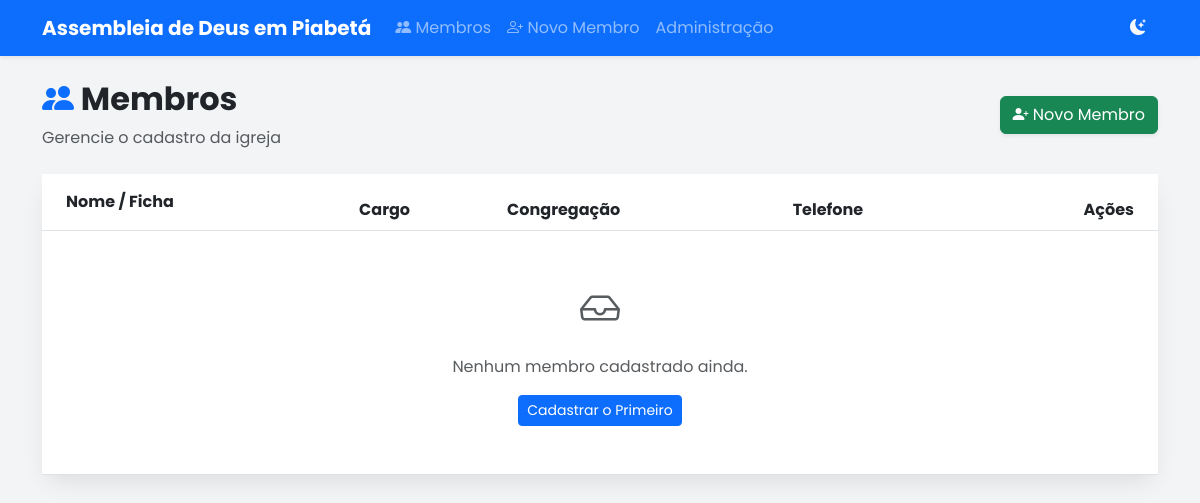
/, run on an earlier commit of the app's database.
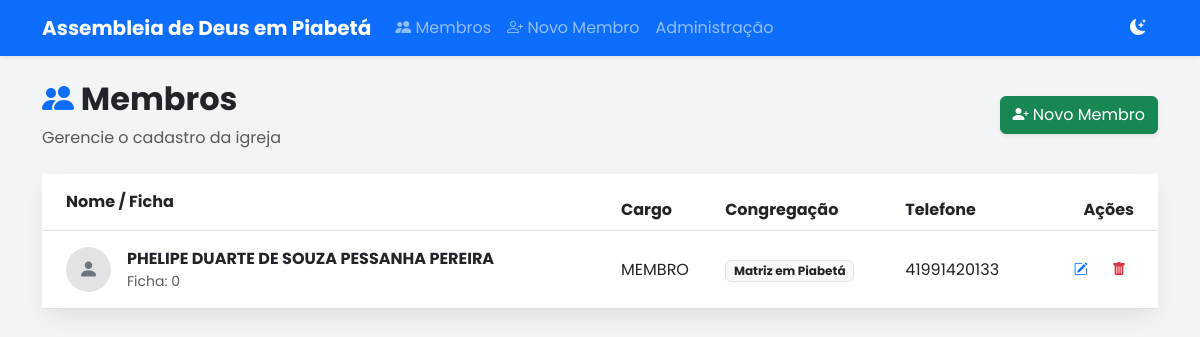
And on a later commit of the database.
### membros/models.py (models this page shows, shortened)
class Membro(models.Model):
    numero_ficha = models.PositiveIntegerField(unique=True, verbose_name="Nº da Ficha", help_text="Número de identificação na igreja")
    foto = models.ImageField(upload_to='fotos_membros/', blank=True, null=True, verbose_name="Foto do Membro")
    nome_completo = models.CharField(max_length=200)
    data_nascimento = models.DateField(verbose_name="Data de Nascimento")
    naturalidade = models.CharField(max_length=100, help_text="Cidade/Estado", blank=True, null=True)
    cpf = models.CharField(max_length=14, unique=True, verbose_name="CPF")
    rg = models.CharField(max_length=20, verbose_name="RG", blank=True, null=True)
    orgao_expedidor = models.CharField(max_length=20, verbose_name="Órgão Exp.", blank=True, null=True)
    ESTADO_CIVIL_CHOICES = [
        ('SOLTEIRO', 'Solteiro(a)'),
        ('CASADO', 'Casado(a)'),
        ('VIUVO', 'Viúvo(a)'),
        ('DIVORCIADO', 'Divorciado(a)'),
    ]
    estado_civil = models.CharField(max_length=20, choices=ESTADO_CIVIL_CHOICES)
    profissao = models.CharField(max_length=100, verbose_name="Profissão", blank=True, null=True)
    nome_pai = models.CharField(max_length=200, verbose_name="Nome do Pai", blank=True, null=True)
    nome_mae = models.CharField(max_length=200, verbose_name="Nome da Mãe", blank=True, null=True)
    endereco = models.CharField(max_length=200, verbose_name="Endereço")
    numero = models.CharField(max_length=20, verbose_name="Nº")
    complemento = models.CharField(max_length=100, blank=True, null=True)
    bairro = models.CharField(max_length=100)
    cep = models.CharField(max_length=9, verbose_name="CEP")
    cidade = models.CharField(max_length=100)
    uf = models.CharField(max_length=2, verbose_name="UF", default='RJ') # Mudei para RJ conforme sua ficha
    telefone = models.CharField(max_length=20, verbose_name="Celular/WhatsApp")
    email = models.EmailField(blank=True, null=True)
    data_batismo_aguas = models.DateField(verbose_name="Batismo nas Águas", blank=True, null=True)
    data_batismo_espirito = models.DateField(verbose_name="Batismo no Espírito Santo", blank=True, null=True)
    CARGO_CHOICES = [
        ('MEMBRO', 'Membro'),
        ('AUXILIAR', 'Auxiliar'),
        ('DIACONO', 'Diácono'),
        ('PRESBITERO', 'Presbítero'),
        ('EVANGELISTA', 'Evangelista'),
        ('PASTOR', 'Pastor'),
        ('OUTRO', 'Outro'),
    ]
    cargo = models.CharField(max_length=20, choices=CARGO_CHOICES, default='MEMBRO')
    cargo_outro = models.CharField(max_length=50, blank=True, null=True, help_text="Preencher se escolheu 'Outro'")
    igreja_procedencia = models.CharField(max_length=150, verbose_name="Igreja de Procedência", blank=True, null=True)
    CONGREGACAO_CHOICES = [
        ('Matriz em Piabetá', 'Matriz em Piabetá'),
        ('Jardim Prainha', 'Jardim Prainha'),
        ('Jardim Ana Beatriz', 'Jardim Ana Beatriz'),
        ('Parque Santana', 'Parque Santana'),
        ('Parque Veneza', 'Parque Veneza'),
        ('Rua das Mangueiras', 'Rua das Mangueiras'),
        ('Saracuruna', 'Saracuruna'),
        ('Avenida Mauá', 'Avenida Mauá'),
        ('Fragoso', 'Fragoso'),
        ('Meio da Serra', 'Meio da Serra'),
        ('Pau Grande', 'Pau Grande'),
        ('Jardim Nazareno', 'Jardim Nazareno'),
        ('Parque Sayonara', 'Parque Sayonara'),
        ('Vila Serrana / Ilha', 'Vila Serrana / Ilha'),
        ('Cachoeira Grande', 'Cachoeira Grande'),
        ('Boa Esperança', 'Boa Esperança'),
        ('Figueira Conceição', 'Figueira Conceição'),
        ('Rio do Ouro', 'Rio do Ouro'),
        ('Rio Novo', 'Rio Novo'),
        ('Suruí', 'Suruí'),
        ('Cidade Naval', 'Cidade Naval'),
        ('Figueira Magé', 'Figueira Magé'),
        ('Itambi / Mauá', 'Itambi / Mauá'),
        ('Leque Azul', 'Leque Azul'),
        ('Santa Dalila', 'Santa Dalila'),
        ('Ypiranga', 'Ypiranga'),
        ('Paraíso do Góia', 'Paraíso do Góia'),
        ('Bacaxá / Vila Canaã', 'Bacaxá / Vila Canaã'),
        ('Bananeiras / Água', 'Bananeiras / Água'),
        ('Fazendinha Branca', 'Fazendinha Branca'),
        ('Bonsucesso', 'Bonsucesso'),
        ('Praia Seca / Raia', 'Praia Seca / Raia'),
        ('Macaé / Itatiquara', 'Macaé / Itatiquara'),
        ('Parque Cidade Luz', 'Parque Cidade Luz'),
        ('Betel / Bereia', 'Betel / Bereia'),
        ('Filadelfia / Imburi', 'Filadelfia / Imburi'),
        ('Eldorado', 'Eldorado'),
        ('Parque Nova Campos', 'Parque Nova Campos'),
        ('Parque Prazeres', 'Parque Prazeres'),
        ('Vila Menezes', 'Vila Menezes'),
    ]
    congregacao = models.CharField(
        max_length=100,
        choices=CONGREGACAO_CHOICES,
        verbose_name="Congregação",
        default='Matriz em Piabetá'
    )
    nome_conjuge = models.CharField(max_length=200, verbose_name="Nome do Cônjuge", blank=True, null=True)
    anotacoes = models.TextField(verbose_name="Anotações", blank=True, null=True)
    aceite_termos = models.BooleanField(default=False, verbose_name="Aceito os termos de uso de dados")
    ativo = models.BooleanField(default=True)
    data_cadastro = models.DateTimeField(auto_now_add=True)
    atualizado_em = models.DateTimeField(auto_now=True)

### membros/views.py (the view)
# urls.py: path('', listar_membros, name='listar_membros'),
def listar_membros(request):
    membros = Membro.objects.all().order_by('nome_completo')
    return render(request, 'membros/lista.html', {'membros': membros})

### membros/templates/membros/lista.html
{% extends 'base.html' %}
{% block content %}
<div class="row mb-4 align-items-center">
    <div class="col-md-8">
        <h2 class="fw-bold text-dark"><i class="bi bi-people-fill text-primary"></i> Membros</h2>
        <p class="text-muted mb-0">Gerencie o cadastro da igreja</p>
    </div>
    <div class="col-md-4 text-end">
        <a href="{% url 'cadastrar_membro' %}" class="btn btn-success shadow-sm">
            <i class="bi bi-person-plus-fill"></i> Novo Membro
        </a>
    </div>
</div>
<div class="card card-modern shadow-sm border-0">
    <div class="card-body p-0">
        <div class="table-responsive">
            <table class="table table-hover align-middle mb-0">
                <thead class="bg-light">
                    <tr>
                        <th class="ps-4 py-3">Nome / Ficha</th>
                        <th>Cargo</th>
                        <th>Congregação</th>
                        <th>Telefone</th>
                        <th class="text-end pe-4">Ações</th>
                    </tr>
                </thead>
                <tbody>
                    {% for membro in membros %}
                    <tr>
                        <td class="ps-4 py-3" style="min-width: 250px;">
                            <div class="d-flex align-items-center">
                                {% if membro.foto %}
                                    <img src="{{ membro.foto.url }}" class="rounded-circle me-3 border" width="45" height="45" style="object-fit: cover;">
                                {% else %}
                                    <div class="rounded-circle me-3 d-flex justify-content-center align-items-center bg-secondary-subtle text-secondary" style="width: 45px; height: 45px;">
                                        <i class="bi bi-person-fill fs-5"></i>
                                    </div>
                                {% endif %}
                                <div>
                                    <div class="fw-bold text-dark">{{ membro.nome_completo }}</div>
                                    <div class="small text-muted">Ficha: {{ membro.numero_ficha }}</div>
                                </div>
                            </div>
                        </td>
                        <td>{{ membro.cargo }}</td>
                        <td><span class="badge bg-light text-dark border">{{ membro.congregacao }}</span></td>
                        <td>{{ membro.telefone|default:"-" }}</td>
                        <td class="text-end pe-4 text-nowrap">
                            <a href="{% url 'editar_membro' id=membro.id %}" class="btn btn-sm btn-outline-primary border-0 me-1" title="Editar">
                                <i class="bi bi-pencil-square"></i>
                            </a>
                            <a href="{% url 'excluir_membro' id=membro.id %}" class="btn btn-sm btn-outline-danger border-0" title="Excluir">
                                <i class="bi bi-trash-fill"></i>
                            </a>
                        </td>
                    </tr>
                    {% empty %}
                    <tr>
                        <td colspan="5" class="text-center py-5">
                            <div class="text-muted">
                                <i class="bi bi-inbox fs-1 d-block mb-3"></i>
                                <p>Nenhum membro cadastrado ainda.</p>
                                <a href="{% url 'cadastrar_membro' %}" class="btn btn-sm btn-primary">Cadastrar o Primeiro</a>
                            </div>
                        </td>
                    </tr>
                    {% endfor %}
                </tbody>
            </table>
        </div>
    </div>
</div>
{% endblock %}

### membros/templates/base.html (shortened to what this page needs)
{% load static %}
<!DOCTYPE html>
<html lang="pt-br">
<head>
    <link href="https://cdn.jsdelivr.net/npm/bootstrap@5.3.0/dist/css/bootstrap.min.css" rel="stylesheet">
    <link rel="stylesheet" href="https://cdn.jsdelivr.net/npm/bootstrap-icons@1.11.3/font/bootstrap-icons.min.css">
    <link href="{% static 'css/style.css' %}" rel="stylesheet">
</head>
<body>
    <nav class="navbar navbar-expand-lg navbar-dark bg-primary shadow-sm">
        <div class="container">
            <a class="navbar-brand fw-bold" href="{% url 'listar_membros' %}">
                 Assembleia de Deus em Piabetá
            </a>
            <div class="collapse navbar-collapse" id="navbarNav">
                <ul class="navbar-nav me-auto">
                    <li class="nav-item">
                        <a class="nav-link" href="{% url 'listar_membros' %}">
                            <i class="bi bi-people-fill"></i> Membros
                        </a>
                    </li>
                    <li class="nav-item">
                        <a class="nav-link" href="{% url 'cadastrar_membro' %}">
                            <i class="bi bi-person-plus"></i> Novo Membro
                        </a>
                    </li>
                    <li class="nav-item">
                        <a class="nav-link" href="/admin/">Administração</a>
                    </li>
                </ul>
                <button id="theme-toggle" class="btn btn-outline-light rounded-circle border-0">
                    <i id="theme-icon" class="bi bi-moon-stars-fill"></i>
                </button>
            </div>
        </div>
    </nav>
    <div class="container mt-4">
        {% block content %}
        {% endblock %}
    </div>
</body>
</html>

### static/css/style.css (style rules this page uses)
:root { --primary-color: #0d9488; --primary-hover: #0f766e; --bg-body: #f3f4f6; --bg-card: #ffffff; --bg-input: #f9fafb; --text-main: #1f2937; --text-muted: #6b7280; --border-color: #e5e7eb; --header-border: #f3f4f6; }
body { font-family: 'Poppins', sans-serif; background-color: var(--bg-body) !important; color: var(--text-main) !important; transition: background-color 0.3s, color 0.3s; }
.card-modern { background-color: var(--bg-card) !important; border: none !important; border-radius: 1rem !important; box-shadow: 0 10px 25px -5px rgba(0, 0, 0, 0.1) !important; }

What changed in the data, as far as the page shows it:
added Membro: nome_completo "PHELIPE DUARTE DE SOUZA PESSANHA PEREIRA", numero_ficha "0", cargo "MEMBRO", congregacao "Matriz em Piabetá", telefone "41991420133"
Also different on the page:
text no longer shown: "Nenhum membro cadastrado ainda. Cadastrar o Primeiro"
